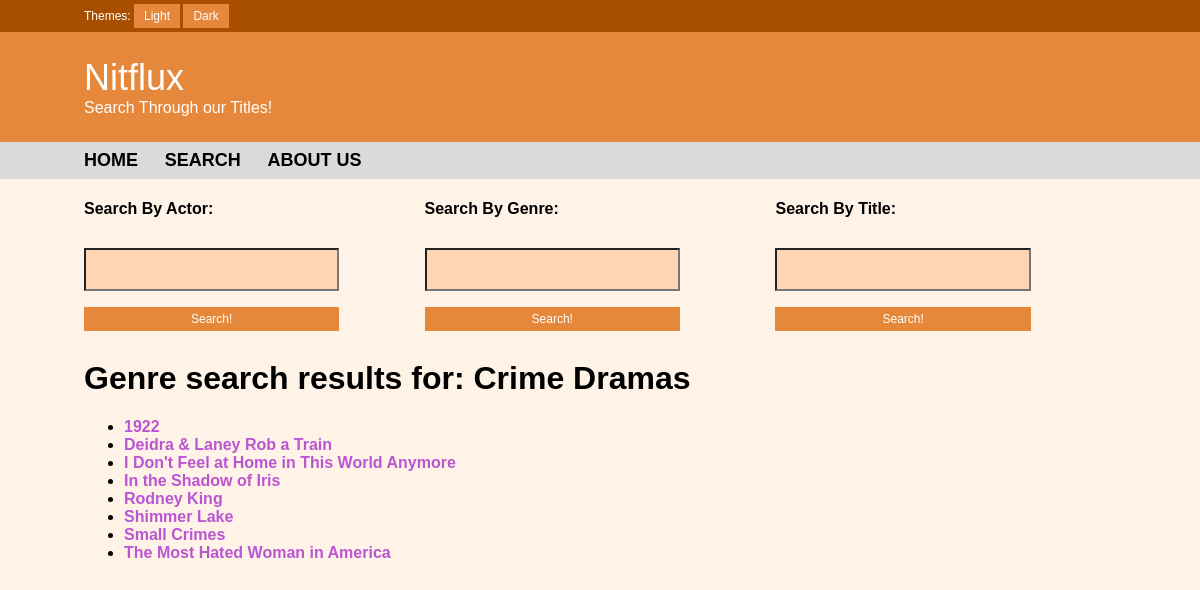
Page /search.php?genre=+Crime+Dramas on the earlier database version.
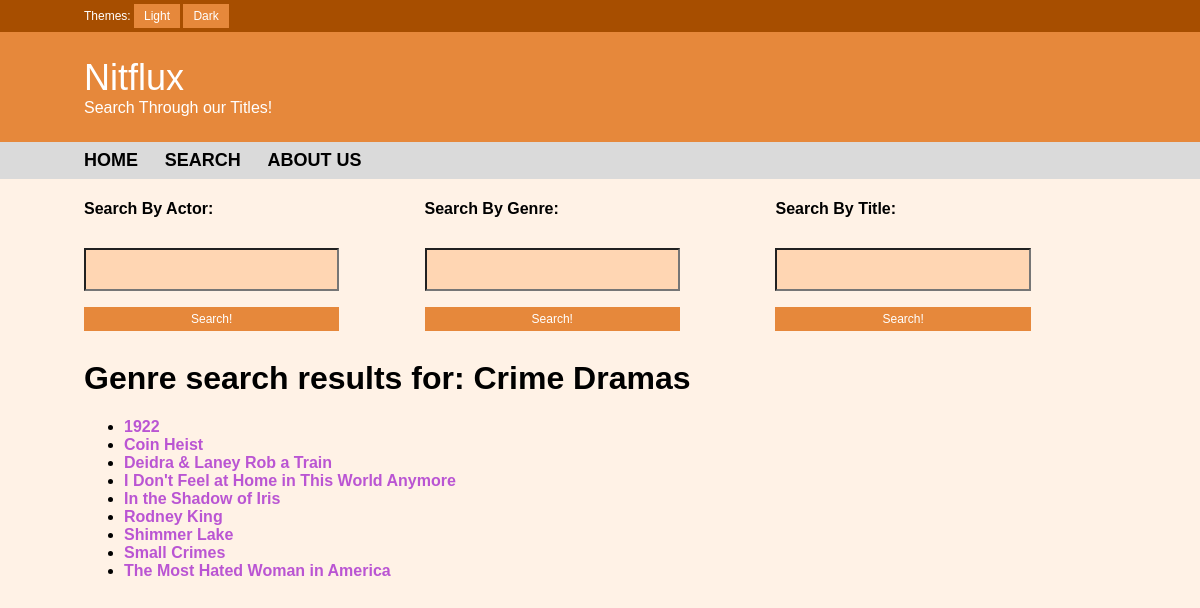
Same page on the later database version.
### tables this page shows
CREATE TABLE `genres` (
  `genre` varchar(48) NOT NULL,
  `name` varchar(200) NOT NULL
);

### search.php (the view, shortened to what this page needs)
<!DOCTYPE html>
<html>
<head>
  <link rel="stylesheet" type="text/css" href="style.css">
</head>
<body onload="checkCookie()">
<div id="loginbar" class="loginbar">
  Themes:
  <button type="button" class="mybutton" onclick="switchLight()">Light</button>
  <button type="button" class="mybutton" onclick="switchDark()">Dark</button>
</div>
  <div id="titlebar" class="titlebar">
    <span style="font-size: 36px">Nitflux&nbsp;</span>
    <br>
    <span style="font-size: 16px">Search Through our Titles!</span>
</div>
<div id="menubar" class="menubar">
  <a href="./index.html" class="menulink">home</a>
  <a href="./search.php" class="menulink">search</a>
  <a href="./about.html" class="menulink">about us</a>
</div>
<div id="titles" class="main">
<div class="column-left">
<span><h4>Search By Actor:</h4>
<form action="search.php" method="GET">
  <input class="input" type="text" name="actor" >
  <br>
  <input class="mybutton" type="submit" value="Search!">
</form></div>
<div class="column-center">
<h4>Search By Genre:</h4>
<form action="search.php" method="GET">
  <input class="input" type="text" name="genre" >
  <br>
  <input class="mybutton" type="submit" value="Search!">
</form></span></div>
<div class="column-right">
<h4>Search By Title:</h4>
<form action="search.php" method="GET">
  <input class="input" type="text" name="movie" >
  <br>
  <input class="mybutton" type="submit" value="Search!">
</form></span></div>
<?php
  if(isset($_GET['actor'])) {
    echo "<h1>Actor search results for: " . $_GET['actor'] . "</h1>";
  }
  else if (isset($_GET['genre'])) {
    echo "<h1>Genre search results for: " . $_GET['genre'] . "</h1>";
  }
?>
<ul><?php
    try {
      $db = getDB();
      if(isset($_GET['actor'])) {
        $actor = addslashes($_GET['actor']);
        $sql = "SELECT name FROM actors WHERE actor LIKE '%" . $actor . "%' ORDER by name";
      }
      else if (isset($_GET['genre'])) {
        $genre = addslashes($_GET['genre']);
        $sql = "SELECT name FROM genres WHERE genre LIKE '%" . $genre . "%' ORDER by name";
      }
      $stmt = $db->query($sql);
    } catch(PDOException $e) {
      echo '{"error":{"text":'. $e->getMessage() .'}}';
    }
    foreach ($stmt as $row) {
      $movie = $row['name'];
      $urlMovie = urlencode($movie);
      echo "<li><a class=\"bloglink\" href=\"http://localhost/nitflux/entry.php?movie="
       . $urlMovie . "\">" .  $movie . "</a></li>";
    }
  ?></ul>
</div>
</body>
</html>

Differences in the rows shown:
added genres: name "Coin Heist"
